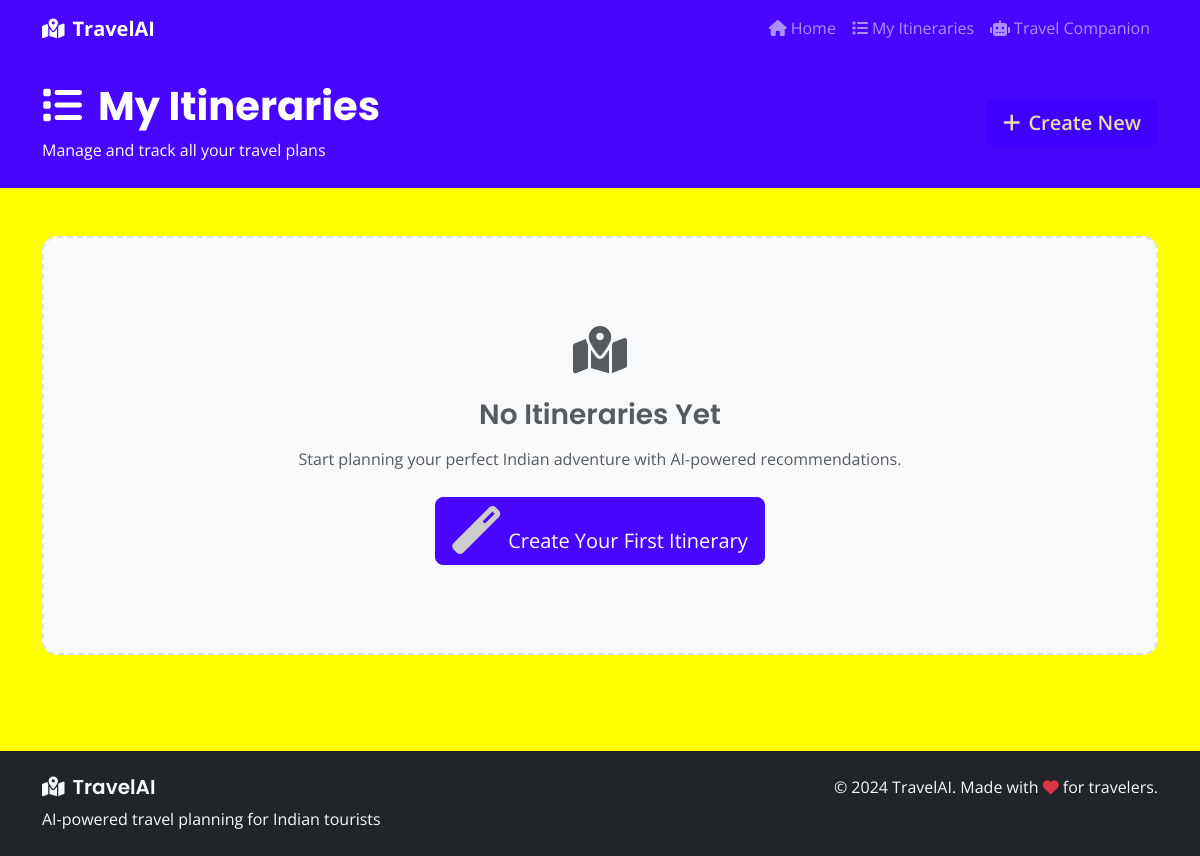
Before: /my_itineraries with the older database file.
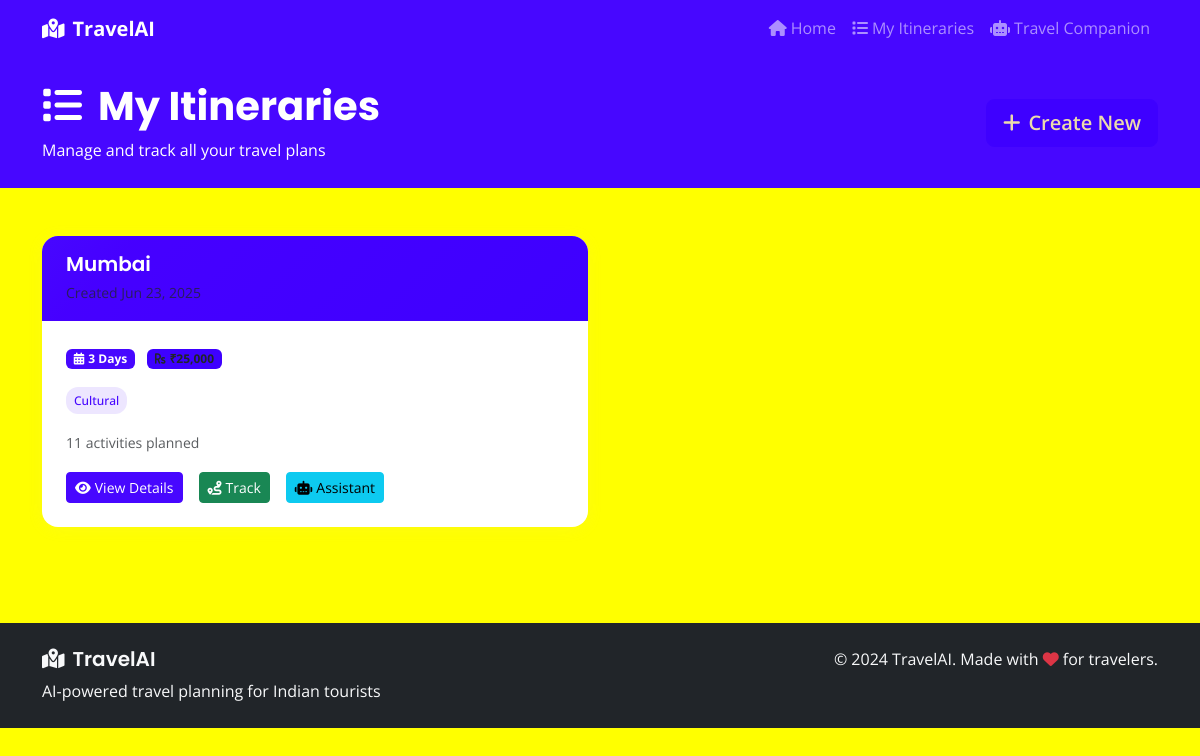
After: the same page with the newer database file.
### models.py (models this page shows, shortened)
class TravelItinerary(db.Model):
    id = db.Column(db.Integer, primary_key=True)
    destination = db.Column(db.String(200), nullable=False)
    duration = db.Column(db.Integer, nullable=False)  # days
    budget = db.Column(db.Float, nullable=False)
    interests = db.Column(db.Text)  # JSON string of interests
    itinerary_data = db.Column(db.Text)  # JSON string of generated itinerary
    created_at = db.Column(db.DateTime, default=datetime.utcnow)
    checkpoints = db.relationship('Checkpoint', backref='itinerary', lazy=True, cascade='all, delete-orphan')
    def get_interests_list(self):
        if self.interests:
            return json.loads(self.interests)
        return []

### routes.py (the view)
@app.route('/my_itineraries')
def my_itineraries():
    itineraries = TravelItinerary.query.order_by(TravelItinerary.created_at.desc()).all()
    return render_template('my_itineraries.html', itineraries=itineraries)

### templates/my_itineraries.html (shortened to what this page needs)
{% extends "base.html" %}
{% block content %}
<section class="py-4 bg-primary text-white">
    <div class="container">
        <div class="row align-items-center">
            <div class="col-md-8">
                <h1 class="display-6 fw-bold mb-2">
                    <i class="fas fa-list me-3"></i>My Itineraries
                </h1>
                <p class="mb-0">Manage and track all your travel plans</p>
            </div>
            <div class="col-md-4 text-md-end">
                <a href="{{ url_for('index') }}" class="btn btn-accent btn-lg">
                    <i class="fas fa-plus me-2"></i>Create New
                </a>
            </div>
        </div>
    </div>
</section>
<section class="py-5">
    <div class="container">
        {% if itineraries %}
        <div class="row g-4">
            {% for itinerary in itineraries %}
            <div class="col-lg-6">
                <div class="itinerary-summary-card">
                    <div class="card-header">
                        <h5 class="card-title mb-1">{{ itinerary.destination }}</h5>
                        <small class="text-muted">Created {{ itinerary.created_at.strftime('%b %d, %Y') }}</small>
                    </div>
                    <div class="card-body">
                        <div class="itinerary-meta mb-3">
                            <span class="badge bg-primary me-2">
                                <i class="fas fa-calendar-alt me-1"></i>{{ itinerary.duration }} Days
                            </span>
                            <span class="badge bg-accent text-dark">
                                <i class="fas fa-rupee-sign me-1"></i>₹{{ "{:,.0f}".format(itinerary.budget) }}
                            </span>
                        </div>
                        {% if itinerary.get_interests_list() %}
                        <div class="interests-tags mb-3">
                            {% for interest in itinerary.get_interests_list()[:3] %}
                            <span class="interest-tag">{{ interest }}</span>
                            {% endfor %}
                        </div>
                        {% endif %}
                        <small class="text-muted">
                            {% set total = itinerary.checkpoints|length %}
                            {{ total }} activities planned
                        </small>
                        <div class="card-actions mt-3">
                            <a href="{{ url_for('view_itinerary', itinerary_id=itinerary.id) }}"
                               class="btn btn-primary btn-sm me-2">
                                <i class="fas fa-eye me-1"></i>View Details
                            </a>
                            <a href="{{ url_for('tracking', itinerary_id=itinerary.id) }}"
                               class="btn btn-success btn-sm me-2">
                                <i class="fas fa-route me-1"></i>Track
                            </a>
                            <a href="{{ url_for('chatbot', itinerary_id=itinerary.id) }}"
                               class="btn btn-info btn-sm">
                                <i class="fas fa-robot me-1"></i>Assistant
                            </a>
                        </div>
                    </div>
                </div>
            </div>
            {% endfor %}
        </div>
        {% else %}
        <div class="empty-state">
            <div class="text-center py-5">
                <i class="fas fa-map-marked-alt fa-4x text-muted mb-4"></i>
                <h3 class="text-muted mb-3">No Itineraries Yet</h3>
                <p class="text-muted mb-4">Start planning your perfect Indian adventure with AI-powered recommendations.</p>
                <a href="{{ url_for('index') }}" class="btn btn-primary btn-lg">
                    <i class="fas fa-magic me-2"></i>Create Your First Itinerary
                </a>
            </div>
        </div>
        {% endif %}
    </div>
</section>
{% endblock %}

### templates/base.html (shortened to what this page needs)
<!DOCTYPE html>
<html lang="en">
<head>
    <link href="https://cdn.jsdelivr.net/npm/bootstrap@5.3.0/dist/css/bootstrap.min.css" rel="stylesheet">
    <link rel="stylesheet" href="https://cdnjs.cloudflare.com/ajax/libs/font-awesome/6.4.0/css/all.min.css">
    <link rel="stylesheet" href="https://unpkg.com/leaflet@1.9.4/dist/leaflet.css" />
    <link rel="stylesheet" href="{{ url_for('static', filename='css/style.css') }}">
    <link rel="stylesheet" href="{{ url_for('static', filename='css/react-components.css') }}">
</head>
<body>
    <nav class="navbar navbar-expand-lg navbar-dark bg-primary sticky-top">
        <div class="container">
            <a class="navbar-brand fw-bold" href="{{ url_for('index') }}">
                <i class="fas fa-map-marked-alt me-2"></i>TravelAI
            </a>
            <div class="collapse navbar-collapse" id="navbarNav">
                <ul class="navbar-nav ms-auto">
                    <li class="nav-item">
                        <a class="nav-link" href="{{ url_for('index') }}">
                            <i class="fas fa-home me-1"></i>Home
                        </a>
                    </li>
                    <li class="nav-item">
                        <a class="nav-link" href="{{ url_for('my_itineraries') }}">
                            <i class="fas fa-list me-1"></i>My Itineraries
                        </a>
                    </li>
                    <li class="nav-item">
                        <a class="nav-link" href="{{ url_for('chatbot') }}">
                            <i class="fas fa-robot me-1"></i>Travel Companion
                        </a>
                    </li>
                </ul>
            </div>
        </div>
    </nav>
    <main>
        {% block content %}{% endblock %}
    </main>
    <footer class="bg-dark text-light py-4 mt-5">
        <div class="container">
            <div class="row">
                <div class="col-md-6">
                    <h5><i class="fas fa-map-marked-alt me-2"></i>TravelAI</h5>
                    <p class="mb-0">AI-powered travel planning for Indian tourists</p>
                </div>
                <div class="col-md-6 text-md-end">
                    <p class="mb-0">&copy; 2024 TravelAI. Made with <i class="fas fa-heart text-danger"></i> for travelers.</p>
                </div>
            </div>
        </div>
    </footer>
</body>
</html>

### static/css/style.css (style rules this page uses)
:root { --primary: 255 107 53; --secondary: 0 78 137; --accent: 255 210 63; --background: 248 249 250; --text: 44 62 80; --success: 39 174 96; --spacing: 16px; }
body { font-family: 'Open Sans', sans-serif; background-color: hsl(var(--background)); color: hsl(var(--text)); line-height: 1.6; }
h1, h2, h3, h4, h5, h6 { font-family: 'Poppins', sans-serif; font-weight: 600; }
.bg-primary { background-color: hsl(var(--primary)) !important; }
.btn-primary { background-color: hsl(var(--primary)); border-color: hsl(var(--primary)); color: white; }
.bg-accent { background-color: hsl(var(--accent)) !important; }
.btn-accent { background-color: hsl(var(--accent)); border-color: hsl(var(--accent)); color: hsl(var(--text)); font-weight: 600; }
.itinerary-summary-card { background: white; border-radius: var(--spacing); box-shadow: 0 2px 15px hsl(var(--text) / 0.1); overflow: hidden; transition: all 0.3s ease; height: 100%; }
.itinerary-summary-card .card-header { background: linear-gradient(135deg, hsl(var(--primary)), hsl(var(--accent))); color: white; padding: 1rem 1.5rem; border: none; }
.itinerary-summary-card .card-body { padding: 1.5rem; }
.interests-tags { display: flex; flex-wrap: wrap; gap: 0.5rem; }
.interest-tag { background: hsl(var(--primary) / 0.1); color: hsl(var(--primary)); padding: 4px 8px; border-radius: 12px; font-size: 0.75rem; font-weight: 500; }
.card-actions { display: flex; gap: 0.5rem; }

Changed rows visible on the page:
added TravelItinerary: destination "Mumbai", duration "3", 3 "Cultural", total "11"
Other visible differences:
text no longer shown: "No Itineraries Yet Start planning your perfect Indian adventure with AI-powered recommendations. Create Your First Itinerary"
